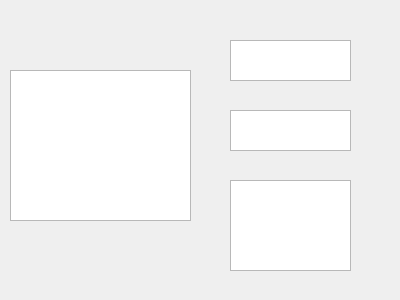
<?xml version="1.0" encoding="UTF-8"?>
<ui version="4.0">
 <class>dish_widget</class>
 <widget class="QWidget" name="dish_widget">
  <property name="geometry">
   <rect>
    <x>0</x>
    <y>0</y>
    <width>400</width>
    <height>300</height>
   </rect>
  </property>
  <property name="windowTitle">
   <string>DishW</string>
  </property>
  <widget class="QGraphicsView" name="photo">
   <property name="geometry">
    <rect>
     <x>10</x>
     <y>70</y>
     <width>181</width>
     <height>151</height>
    </rect>
   </property>
  </widget>
  <widget class="QTextBrowser" name="name">
   <property name="geometry">
    <rect>
     <x>230</x>
     <y>40</y>
     <width>121</width>
     <height>41</height>
    </rect>
   </property>
  </widget>
  <widget class="QTextBrowser" name="price">
   <property name="geometry">
    <rect>
     <x>230</x>
     <y>110</y>
     <width>121</width>
     <height>41</height>
    </rect>
   </property>
  </widget>
  <widget class="QTextBrowser" name="introduction">
   <property name="geometry">
    <rect>
     <x>230</x>
     <y>180</y>
     <width>121</width>
     <height>91</height>
    </rect>
   </property>
  </widget>
 </widget>
 <resources/>
 <connections/>
</ui>
